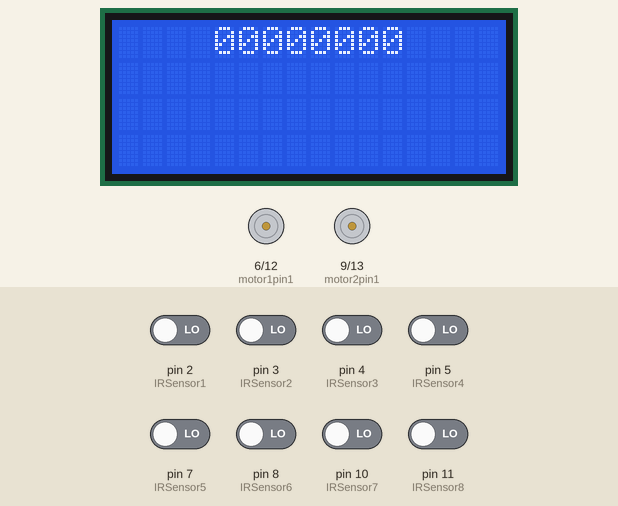
The sketch below on a simulated Arduino Uno, built with avr-gcc and run on an emulated ATmega328P. On the bench: 16×4 character LCD, motor-driver pin pairs drawn as motors (green arrow = first pin HIGH = forward, orange = second pin HIGH = backward, longer = more drive). The inputs (shaded band) are chosen by the test bench; at power-on: pin 2 (IRSensor1), pin 3 (IRSensor2), pin 4 (IRSensor3), pin 5 (IRSensor4), pin 7 (IRSensor5), pin 8 (IRSensor6), pin 10 (IRSensor7), pin 11 (IRSensor8) LOW. What the sketch prints to the serial monitor is not drawn.

Above: at 1.3 s.
1.4 s: pin 3 (IRSensor2) driven HIGH
At 2.6 s:
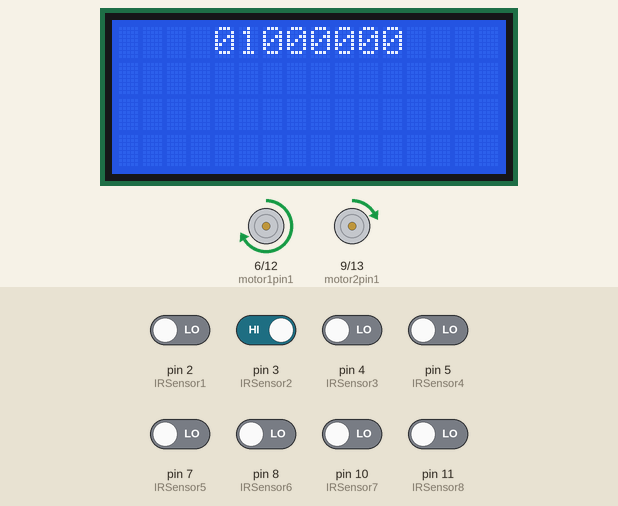
2.9 s: pin 2 (IRSensor1) driven HIGH
At 3.7 s:
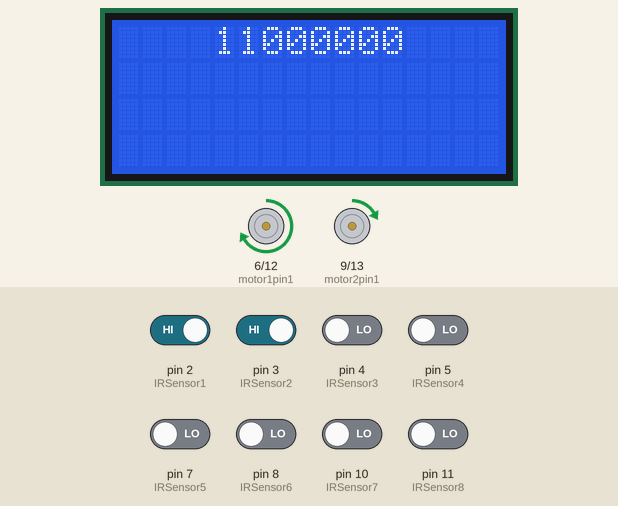
4.4 s: pin 4 (IRSensor3) driven HIGH
At 5.0 s:
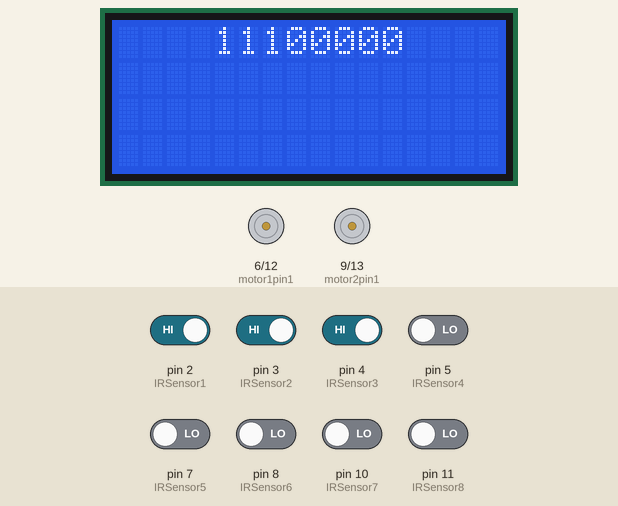
5.9 s: pin 5 (IRSensor4) driven HIGH
At 6.9 s:
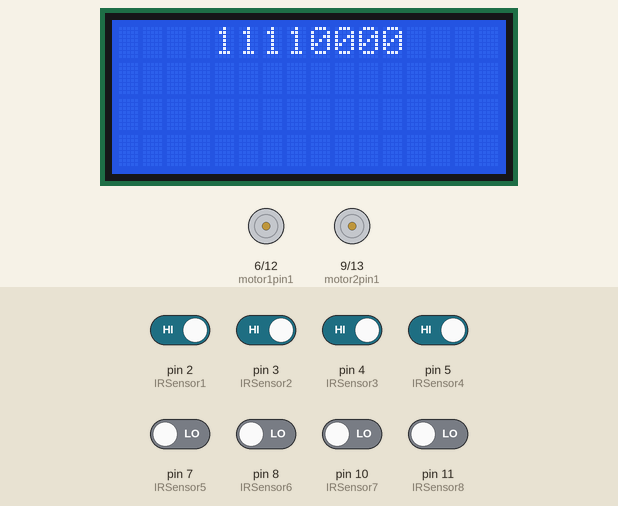
7.4 s: pin 7 (IRSensor5) driven HIGH
At 8.3 s:
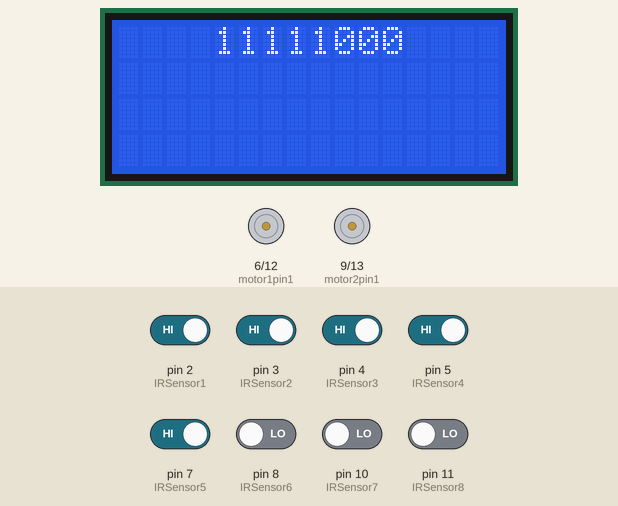
8.9 s: pin 8 (IRSensor6) driven HIGH
At 9.3 s:
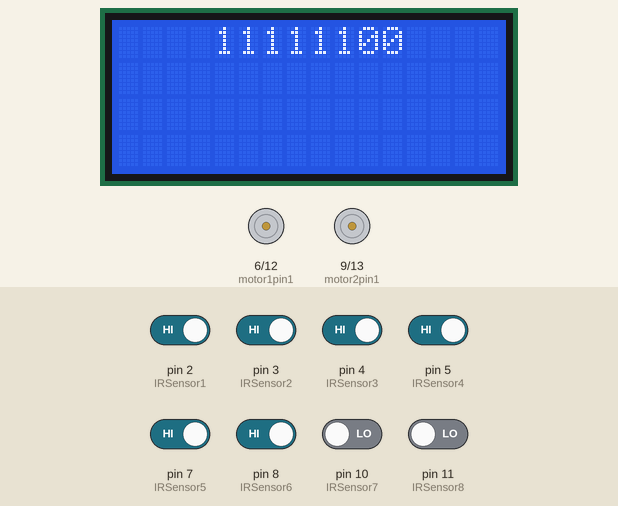
Timing chart, 0 to 11.4 s (numbered marks = the images above; inputs shaded):
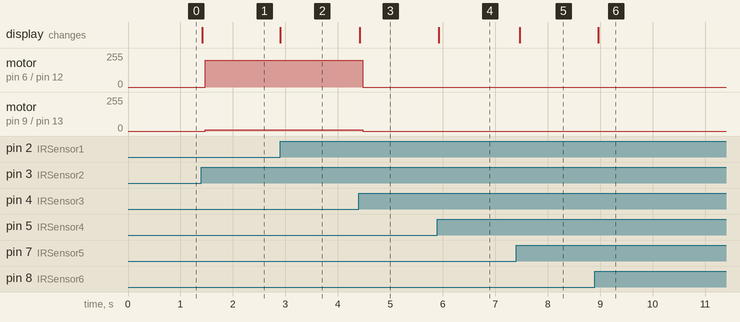

Measured:
- after the input at 1.4 s, motor on pin 6 (motor1pin1) / pin 12 (motor1pin2): stopped → forward 200/255 after 0.08 s; motor on pin 9 (motor2pin1) / pin 13 (motor2pin2): stopped → forward 10/255 after 0.08 s; the display: changes at once (image 1)
- after the input at 2.9 s, the display: changes at once (image 2)
- after the input at 4.4 s, motor on pin 6 (motor1pin1) / pin 12 (motor1pin2): forward 200/255 → stopped after 0.07 s; motor on pin 9 (motor2pin1) / pin 13 (motor2pin2): forward 10/255 → stopped after 0.07 s; the display: changes at once (image 3)
- after the input at 5.9 s, the display: changes at once (image 4)
- after the input at 7.4 s, the display: changes after 0.07 s (image 5)
- after the input at 8.9 s, the display: changes after 0.06 s (image 6)

The sketch:

Robot_Final_2022.ino
```cpp
#include <Wire.h>
#include <LiquidCrystal_I2C.h>

#define pmw1 200
#define pmw2 190
#define d 300
#define e 5

LiquidCrystal_I2C lcd(0x27, 16, 4);

int motor1pin1 = 6;
int motor2pin1 = 9;
int motor1pin2 = 12;
int motor2pin2 = 13;

int IRSensor1 = 2;
int IRSensor2 = 3;
int IRSensor3 = 4;
int IRSensor4 = 5;
int IRSensor5 = 7;
int IRSensor6 = 8;
int IRSensor7 = 10;
int IRSensor8 = 11;

int statusSensor1;
int statusSensor2;
int statusSensor3;
int statusSensor4;
int statusSensor5;
int statusSensor6;
int statusSensor7;
int statusSensor8;


void setup()
{

  Serial.begin(9600);

  lcd.begin(16, 4);
  lcd.init();
  lcd.backlight();

  pinMode (IRSensor1, INPUT);
  pinMode (IRSensor2, INPUT);
  pinMode (IRSensor3, INPUT);
  pinMode (IRSensor4, INPUT);
  pinMode (IRSensor5, INPUT);
  pinMode (IRSensor6, INPUT);
  pinMode (IRSensor7, INPUT);
  pinMode (IRSensor8, INPUT);


  pinMode(motor1pin1, OUTPUT);
  pinMode(motor2pin1, OUTPUT);
  pinMode(motor1pin2, OUTPUT);
  pinMode(motor2pin2, OUTPUT);

  void DisplayIR();
  void forward();
  void moter_control();
  void left();
  void right();
  void Stop();
  void revers();

}

void loop()
{

  DisplayIR();
  moter_control();
  //forward();


}

void forward()
{
  analogWrite(motor1pin1, pmw1);
  analogWrite(motor2pin1, pmw2);
  delay(11);
}

void left()
{
  analogWrite(motor1pin1, pmw1);
  analogWrite(motor2pin1, 10);
  delay(10);

}
void right()
{
  analogWrite(motor2pin1, 255);
  analogWrite(motor1pin1, 5);
  delay(10);

}
void Stop()
{
  analogWrite(motor1pin1, 0);
  analogWrite(motor1pin2, 0);

  analogWrite(motor2pin1, 0);
  analogWrite(motor2pin2, 0);
}
void revers()
{
  analogWrite(motor1pin2, pmw1);
  analogWrite(motor2pin2, pmw2);
  analogWrite(motor1pin1,   0);
  analogWrite(motor2pin1,   0);
}


void moter_control()
{
  if (statusSensor1 == 1 && statusSensor2 == 1 && statusSensor3 == 1 && statusSensor4 == 1 && statusSensor5 == 1 && statusSensor6 == 1 && statusSensor7 == 1 && statusSensor8 == 1)
  {
    forward();
  }
  else if (statusSensor1 == 0 && statusSensor2 == 0 && statusSensor3 == 0 && statusSensor4 == 1 && statusSensor5 == 1 && statusSensor6 == 0 && statusSensor7 == 0 && statusSensor8 == 0)
  {
    forward();
  }
    else if (statusSensor1 == 0 && statusSensor2 == 0 && statusSensor3 == 1 && statusSensor4 == 1 && statusSensor5 == 0 && statusSensor6 == 0 && statusSensor7 == 0 && statusSensor8 == 0)
  {
    forward();
  }
  else if (statusSensor1 == 0 && statusSensor2 == 0 && statusSensor3 == 0 && statusSensor4 == 1 && statusSensor5 == 0 && statusSensor6 == 0 && statusSensor7 == 0 && statusSensor8 == 0)
  {
    forward();
  }
  else if (statusSensor1 == 0 && statusSensor2 == 0 && statusSensor3 == 0 && statusSensor4 == 0 && statusSensor5 == 1 && statusSensor6 == 0 && statusSensor7 == 0 && statusSensor8 == 0)
  {
    forward();
  }
  else if (statusSensor1 == 0 && statusSensor2 == 0 && statusSensor3 == 0 && statusSensor4 == 0 && statusSensor5 == 0 && statusSensor6 == 1 && statusSensor7 == 0 && statusSensor8 == 0)
  {
    forward();
  }
  else if (statusSensor1 == 0 && statusSensor2 == 1 && statusSensor3 == 1 && statusSensor4 == 0 && statusSensor5 == 0 && statusSensor6 == 0 && statusSensor7 == 0 && statusSensor8 == 0)
  {
    left();
    //delay(500);
  }
  else if (statusSensor1 == 0 && statusSensor2 == 1 && statusSensor3 == 0 && statusSensor4 == 0 && statusSensor5 == 0 && statusSensor6 == 0 && statusSensor7 == 0 && statusSensor8 == 0)
  {
    left();
    //delay(500);
  }
  else if (statusSensor1 == 1 && statusSensor2 == 1 && statusSensor3 == 0 && statusSensor4 == 0 && statusSensor5 == 0 && statusSensor6 == 0 && statusSensor7 == 0 && statusSensor8 == 0)
  {
    left();
    //delay(500);
  }
  else if (statusSensor1 == 0 && statusSensor2 == 0 && statusSensor3 == 1 && statusSensor4 == 0 && statusSensor5 == 0 && statusSensor6 == 0 && statusSensor7 == 0 && statusSensor8 == 0)
  {
    left();
    //delay(500);
  }
  else if (statusSensor1 == 0 && statusSensor2 == 0 && statusSensor3 == 0 && statusSensor4 == 0 && statusSensor5 == 1 && statusSensor6 == 1 && statusSensor7 == 1 && statusSensor8 == 1)
  {
    delay(d);
    right();


  }
  else if (statusSensor1 == 0 && statusSensor2 == 0 && statusSensor3 == 1 && statusSensor4 == 1 && statusSensor5 == 1 && statusSensor6 == 1 && statusSensor7 == 1 && statusSensor8 == 1)
  {
    delay(d);
    right();

  }
  else if (statusSensor1 == 0 && statusSensor2 == 0 && statusSensor3 == 0 && statusSensor4 == 1 && statusSensor5 == 1 && statusSensor6 == 1 && statusSensor7 == 1 && statusSensor8 == 1)
  {
    delay(d);
    right();

  }
  else if (statusSensor1 == 0 && statusSensor2 == 0 && statusSensor3 == 0 && statusSensor4 == 0 && statusSensor5 == 0 && statusSensor6 == 1 && statusSensor7 == 1 && statusSensor8 == 1)
  {
    delay(d);
    right();

  }
  else if (statusSensor1 == 0 && statusSensor2 == 1 && statusSensor3 == 0 && statusSensor4 == 0 && statusSensor5 == 0 && statusSensor6 == 0 && statusSensor7 == 1 && statusSensor8 == 1)
  {
    delay(d);
    right();
  }
  else if (statusSensor1 == 0 && statusSensor2 == 0 && statusSensor3 == 0 && statusSensor4 == 0 && statusSensor5 == 0 && statusSensor6 == 0 && statusSensor7 == 1 && statusSensor8 == 1)
  {
    delay(d);
    right();
  }
  else if (statusSensor1 == 0 && statusSensor2 == 0 && statusSensor3 == 0 && statusSensor4 == 1 && statusSensor5 == 0 && statusSensor6 == 1 && statusSensor7 == 1 && statusSensor8 == 1)
  {
    delay(d);
    right();
  }
  else if (statusSensor1 == 0 && statusSensor2 == 0 && statusSensor3 == 0 && statusSensor4 ==  0 && statusSensor5 == 0 && statusSensor6 == 1 && statusSensor7 == 0 && statusSensor8 == 0)
  {
    delay(d);
    right();
  }
  else if (statusSensor1 == 0 && statusSensor2 == 0 && statusSensor3 == 0 && statusSensor4 ==  0 && statusSensor5 == 0 && statusSensor6 == 0 && statusSensor7 == 1 && statusSensor8 == 0)
  {
    delay(d);
    right();
  }
  else if (statusSensor1 == 0 && statusSensor2 == 0 && statusSensor3 == 0 && statusSensor4 ==  0 && statusSensor5 == 1 && statusSensor6 == 1 && statusSensor7 == 1 && statusSensor8 == 0)
  {
    delay(d);
    right();
  }
  //else if (statusSensor1 == 1 && statusSensor2 == 0 && statusSensor3 == 0 && statusSensor4 ==  0 && statusSensor5 == 0 && statusSensor6 == 1 && statusSensor7 == 0 && statusSensor8 == 1)
  //{
    //delay(d);
    //right();
 // }
    else if (statusSensor1 == 0 && statusSensor2 == 0 && statusSensor3 == 0 && statusSensor4 ==  0 && statusSensor5 == 1 && statusSensor6 == 1 && statusSensor7 == 0 && statusSensor8 == 0)
  {
    delay(d);
    right();
  }
    else if (statusSensor1 == 0 && statusSensor2 == 0 && statusSensor3 == 0 && statusSensor4 == 0 && statusSensor5 == 0 && statusSensor6 == 1 && statusSensor7 == 1 && statusSensor8 == 0)
  {
    forward();
  }
  else if (statusSensor1 == 0 && statusSensor2 == 0 && statusSensor3 == 0 && statusSensor4 == 0 && statusSensor5 == 0 && statusSensor6 == 0 && statusSensor7 == 0 && statusSensor8 == 0)
  {
    Stop();
    delay(10);
    //revers();
  }
  else
  {
    Stop();
  }
}

void DisplayIR()
{

  statusSensor1 = digitalRead (IRSensor1);

  Serial.print("IR 1:  ");
  Serial.println(statusSensor1);
  lcd.setCursor(4, 0);
  lcd.print(statusSensor1);


  statusSensor2 = digitalRead (IRSensor2);

  Serial.print("IR 2:  ");
  Serial.println(statusSensor2);
  lcd.setCursor(5, 0);
  lcd.print(statusSensor2);

  statusSensor3 = digitalRead (IRSensor3);

  Serial.print("IR 3:  ");
  Serial.println(statusSensor3);
  lcd.setCursor(6, 0);
  lcd.print(statusSensor3);


  statusSensor4 = digitalRead (IRSensor4);

  Serial.print("IR 4:  ");
  Serial.println(statusSensor4);
  lcd.setCursor(7, 0);
  lcd.print(statusSensor4);


  statusSensor5 = digitalRead (IRSensor5);

  Serial.print("IR 5:  ");
  Serial.println(statusSensor5);
  lcd.setCursor(8, 0);
  lcd.print(statusSensor5);


  statusSensor6 = digitalRead (IRSensor6);

  Serial.print("IR 6:  ");
  Serial.println(statusSensor6);
  lcd.setCursor(9, 0);
  lcd.print(statusSensor6);


  statusSensor7 = digitalRead (IRSensor7);

  Serial.print("IR 7:  ");
  Serial.println(statusSensor7);
  lcd.setCursor(10, 0);
  lcd.print(statusSensor7);


  statusSensor8 = digitalRead (IRSensor8);

  Serial.print("IR 8:  ");
  Serial.println(statusSensor8);
  lcd.setCursor(11, 0);
  lcd.print(statusSensor8);


}
```
